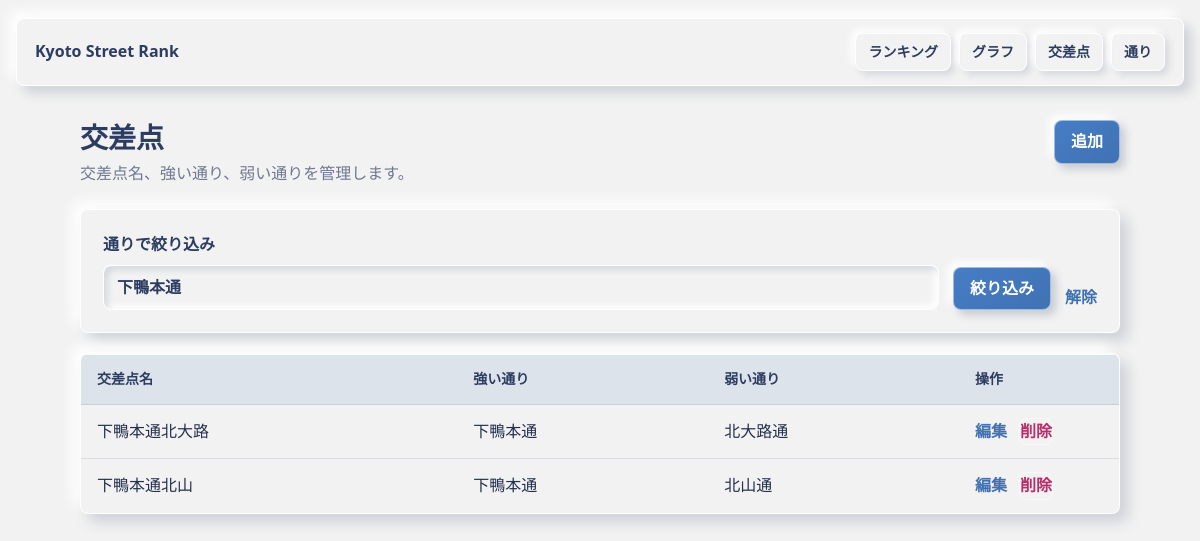
The page /intersections?street=下鴨本通 on the database its author committed.
### src/models.py (models this page shows)
class Intersection(db.Model):
    __tablename__ = "intersections"
    __table_args__ = (
        UniqueConstraint("name", name="uq_intersections_name"),
        UniqueConstraint("pair_key", name="uq_intersections_pair_key"),
        CheckConstraint("winner_street_id != loser_street_id", name="ck_different_streets"),
    )
    id = db.Column(db.Integer, primary_key=True)
    name = db.Column(db.String(120), nullable=False)
    pair_key = db.Column(db.String(80), nullable=False)
    winner_street_id = db.Column(db.Integer, db.ForeignKey("streets.id"), nullable=False)
    loser_street_id = db.Column(db.Integer, db.ForeignKey("streets.id"), nullable=False)
    winner = db.relationship("Street", foreign_keys=[winner_street_id])
    loser = db.relationship("Street", foreign_keys=[loser_street_id])

class Street(db.Model):
    __tablename__ = "streets"
    id = db.Column(db.Integer, primary_key=True)
    name = db.Column(db.String(120), nullable=False, unique=True)

### src/routes.py (the view)
    @app.route("/intersections")
    def intersections_index():
        selected_street = request.args.get("street", "").strip()
        intersections_query = Intersection.query
        if selected_street:
            winner = aliased(Street)
            loser = aliased(Street)
            intersections_query = (
                intersections_query.join(winner, Intersection.winner)
                .join(loser, Intersection.loser)
                .filter((winner.name == selected_street) | (loser.name == selected_street))
            )
        intersections = intersections_query.order_by(Intersection.name).all()
        return render_template(
            "intersections/index.html",
            intersections=intersections,
            street_names=list_street_names(),
            selected_street=selected_street,
        )

### src/services.py (called while the page is built)
def list_street_names():
    streets = Street.query.order_by(Street.name).all()
    return [street.name for street in streets]

### templates/intersections/index.html (shortened to what this page needs)
{% extends "base.html" %}
{% block content %}
  <div class="page-head">
    <div>
      <h1>交差点</h1>
      <p>交差点名、強い通り、弱い通りを管理します。</p>
    </div>
    <a class="button" href="{{ url_for('intersections_new', street=selected_street) if selected_street else url_for('intersections_new') }}">追加</a>
  </div>
  <form class="filter-bar" method="get">
    <label>
      通りで絞り込み
      <input name="street" list="street-options" value="{{ selected_street }}" placeholder="通り名を選択または入力">
    </label>
    <button class="button" type="submit">絞り込み</button>
    {% if selected_street %}
      <a href="{{ url_for('intersections_index') }}">解除</a>
    {% endif %}
  </form>
  {% if intersections %}
    <table>
      <thead>
        <tr>
          <th>交差点名</th>
          <th>強い通り</th>
          <th>弱い通り</th>
          <th class="actions">操作</th>
        </tr>
      </thead>
      <tbody>
        {% for intersection in intersections %}
          <tr>
            <td>{{ intersection.name }}</td>
            <td>{{ intersection.winner.name }}</td>
            <td>{{ intersection.loser.name }}</td>
            <td class="actions">
              <a href="{{ url_for('intersections_edit', intersection_id=intersection.id, street=selected_street) if selected_street else url_for('intersections_edit', intersection_id=intersection.id) }}">編集</a>
              <form method="post" action="{{ url_for('intersections_delete', intersection_id=intersection.id) }}" onsubmit="return confirm('この交差点を削除しますか？');">
                <button class="link-button" type="submit">削除</button>
              </form>
            </td>
          </tr>
        {% endfor %}
      </tbody>
    </table>
  {% else %}
    <section class="empty">
      <h2>{% if selected_street %}該当する交差点がありません{% else %}交差点がありません{% endif %}</h2>
      <p>{% if selected_street %}別の通りで絞り込むか、フィルタを解除してください。{% else %}交差点を追加すると通りも自動で登録されます。{% endif %}</p>
    </section>
  {% endif %}
{% endblock %}

### static/style.css (style rules this page uses)
:root { color-scheme: light; --bg: #f2f2f2; --base: #2d3d61; --main: #4072b3; --accent: #b82e6a; --text: #24304c; --muted: #6f7890; --surface: #f2f2f2; --line: rgba(45, 61, 97, 0.12); --bevel: rgba(255, 255, 255, 0.9); --shadow-dark: rgba(45, 61, 97, 0.18); --shadow-light: rgba(255, 255, 255, 0.95); --danger: #b82e6a; }
* { box-sizing: border-box; }
body { margin: 0; background: var(--bg); color: var(--text); font-family: system-ui, -apple-system, BlinkMacSystemFont, "Segoe UI", sans-serif; line-height: 1.6; }
a { color: var(--main); font-weight: 700; text-decoration: none; }
.page-head { display: flex; align-items: flex-start; justify-content: space-between; gap: 24px; margin-bottom: 22px; }
h1 { margin: 0; color: var(--base); font-size: 28px; line-height: 1.25; }
p { margin: 6px 0 0; color: var(--muted); }
.button, button { display: inline-flex; align-items: center; justify-content: center; min-height: 42px; padding: 8px 16px; border: 1px solid rgba(255, 255, 255, 0.5); border-radius: 8px; background: linear-gradient(145deg, #467dc5, var(--main)); color: #fff; font: inherit; font-weight: 800; cursor: pointer; box-shadow: 5px 5px 9px rgba(45, 61, 97, 0.22), -5px -5px 9px var(--shadow-light); }
table { width: 100%; border-spacing: 0; border-collapse: separate; overflow: hidden; background: var(--surface); border: 1px solid var(--bevel); border-radius: 8px; box-shadow: 8px 8px 14px var(--shadow-dark), -8px -8px 14px var(--shadow-light); }
th, td { padding: 13px 16px; border-bottom: 1px solid var(--line); text-align: left; }
th { background: rgba(64, 114, 179, 0.12); border-top: 1px solid var(--bevel); color: var(--base); font-size: 14px; }
tr:last-child td { border-bottom: 0; }
.actions { width: 160px; white-space: nowrap; }
td.actions { display: flex; gap: 12px; align-items: center; }
td.actions form { margin: 0; }
.link-button { min-height: auto; padding: 0; background: transparent; color: var(--danger); font-weight: 800; box-shadow: none; }
.panel, .empty, .filter-bar, .graph-panel, .cycle-list { background: var(--surface); border: 1px solid var(--bevel); border-radius: 8px; padding: 22px; box-shadow: 8px 8px 14px var(--shadow-dark), -8px -8px 14px var(--shadow-light); }
.filter-bar { display: grid; grid-template-columns: minmax(240px, 1fr) auto auto; align-items: end; gap: 14px; margin-bottom: 20px; }
label { display: grid; gap: 7px; color: var(--base); font-weight: 800; }
input { width: 100%; min-height: 44px; padding: 9px 13px; border: 1px solid var(--bevel); border-radius: 8px; outline: none; background: var(--surface); color: var(--base); font: inherit; box-shadow: inset 4px 4px 6px rgba(45, 61, 97, 0.14), inset -4px -4px 6px var(--shadow-light); }

### rows shown on the page
Intersection: name "下鴨本通北大路", winner.name "下鴨本通", loser.name "北大路通"
Intersection: name "下鴨本通北山", winner.name "下鴨本通", loser.name "北山通"
